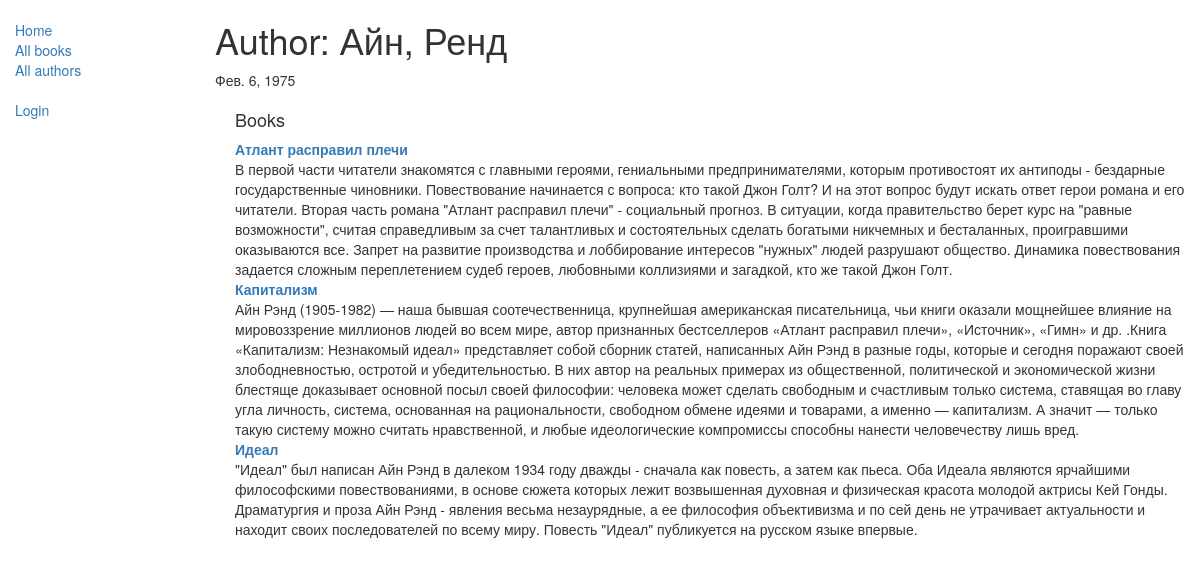
Screenshot of /catalog/author/4 with the database file from the repository.
### catalog/models.py (models this page shows, shortened)
class Author(models.Model):
    first_name = models.CharField(max_length=100)
    last_name = models.CharField(max_length=100)
    date_of_birth = models.DateField(null=True, blank=True)
    date_of_death = models.DateField('Died', null=True, blank=True)
    class Meta:
        ordering = ['last_name']

class Book(models.Model):
    title = models.CharField(max_length=200)
    author = models.ForeignKey('Author', on_delete=models.SET_NULL, null=True)
    summary = models.TextField(max_length=1000, help_text="Enter a brief description of the book")
    isbn = models.CharField('ISBN',max_length=13, help_text='13 Character <a href="https://www.isbn-international.org/content/what-isbn">ISBN number</a>')
    genre = models.ManyToManyField(Genre, help_text="Select a genre for this book")
    def __str__(self):
        return self.title
    def display_genre(self):
        """
        Creates a string for the Genre. This is required to display genre in Admin.
        """
        return ', '.join([genre.name for genre in self.genre.all()[:3]])
    display_genre.short_description = 'Genre'

### catalog/views.py (the view)
# urls.py: url(r'^author/(?P<pk>\d+)$', views.AuthorDetailView.as_view(), name='author-detail'),
class AuthorDetailView(generic.DetailView):
    model = Author

### catalog/templates/catalog/author_detail.html
{% extends "base_generic.html" %}
{% block content %}
  <h1>Author: {{ author.first_name }}, {{ author.last_name }}</h1>
   <p>{{ author.date_of_birth }}</p>
<div style="margin-left:20px;margin-top:20px">
    <h4>Books</h4>
<dl>
    {% for book in author.book_set.all %}
    <dt>
        <a href="{% url 'book-detail' book.pk %}"> {{ book }}</a></dt>
    <dd>{{ book.summary }}</dd>
    {% endfor %}
    </dl>
  </div>
{% endblock %}

### rows the page displays
Author: first_name "Айн", last_name "Ренд", date_of_birth "Фев. 6, 1975"
Book: title "Атлант расправил плечи", summary "В первой части читатели знакомятся с главными героями, гениальными предпринимателями, которым противостоят их антиподы - бездарные государственные чиновники. Повествование начинается с вопроса: кто такой Джон Голт? И на этот вопрос будут искать ответ герои романа и его читатели. Вторая часть романа \"Атлант расправил плечи\" - социальный прогноз. В ситуации, когда правительство берет курс на \"равные возможности\", считая справедливым за счет талантливых и состоятельных сделать богатыми никчемных и бесталанных, проигравшими оказываются все. Запрет на развитие производства и лоббирование интересов \"нужных\" людей разрушают общество. Динамика повествования задается сложным переплетением судеб…"
Book: title "Капитализм", summary "Айн Рэнд (1905-1982) — наша бывшая соотечественница, крупнейшая американская писательница, чьи книги оказали мощнейшее влияние на мировоззрение миллионов людей во всем мире, автор признанных бестселлеров «Атлант расправил плечи», «Источник», «Гимн» и др. .Книга «Капитализм: Незнакомый идеал» представляет собой сборник статей, написанных Айн Рэнд в разные годы, которые и сегодня поражают своей злободневностью, остротой и убедительностью. В них автор на реальных примерах из общественной, политической и экономической жизни блестяще доказывает основной посыл своей философии: человека может сделать свободным и счастливым только система, ставящая во главу угла личность, система, основанная на…"
Book: title "Идеал", summary "\"Идеал\" был написан Айн Рэнд в далеком 1934 году дважды - сначала как повесть, а затем как пьеса. Оба Идеала являются ярчайшими философскими повествованиями, в основе сюжета которых лежит возвышенная духовная и физическая красота молодой актрисы Кей Гонды. Драматургия и проза Айн Рэнд - явления весьма незаурядные, а ее философия объективизма и по сей день не утрачивает актуальности и находит своих последователей по всему миру. Повесть \"Идеал\" публикуется на русском языке впервые."
